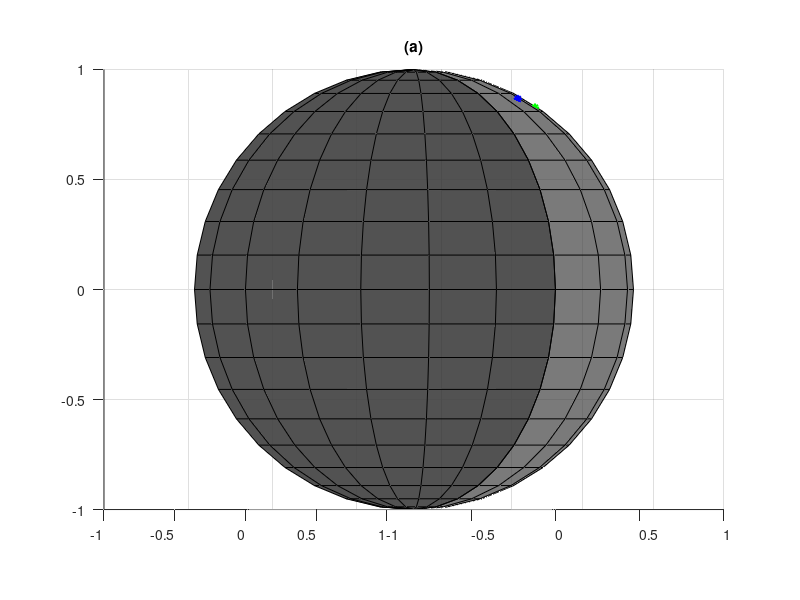

Write MATLAB code to recreate this figure.
clear;
clc;


%% Начальная и конечная точка на сфере Земли в ГСК
m0 = [55.7500, 37.6167]; % МСК
m1 = [59.9500, 30.3167];% СПБ

m0 = deg2rad(m0);
m1 = deg2rad(m1);

t = 1; % Время в движении [sec]

W_earth = 7.2921159e-5; % [1/sec]
R_earth = 1; % R Земли [m]
M_IE = [+cos(W_earth * t), -sin(W_earth * t), 0;
        +sin(W_earth * t), +cos(W_earth * t), 0;
        0, 0, 1];

%% main cycle

% Орты нормалей в ГСК
e0 = R_earth * [cos(m0(1)) * cos(m0(2));
      cos(m0(1)) * sin(m0(2));
      sin(m0(1))];


e1 = R_earth * [cos(m1(1)) * cos(m1(2));
      cos(m1(1)) * sin(m1(2));
      sin(m1(1))];


% Орты нормалей в ИСК
e0_ = M_IE * e0;
e1_ = M_IE * e1;



%% PLOTS
% для картинок
monitor = 2;
sz = get (0, 'MonitorPositions');
pic_size = [0 0 1000, 500];
pics_path = "../pics/";
save_graf_trigger = 0;
LW = 1.5;

% Траектория полёта КА
F0 = figure ('Position', pic_size);
[x,y,z] = sphere;
axis equal
surf(R_earth*x, R_earth*y, R_earth*z, 'facecolor','#404040', 'facealpha',.7); 
grid on;
axis equal
hold on; 
plot3 (e0(1), e0(2), e0(3), '*g', 'linewidth',LW);
hold on
plot3 (e1(1), e1(2), e1(3), '*b', 'linewidth',LW);
view (50, 0);
title ('(а)')
